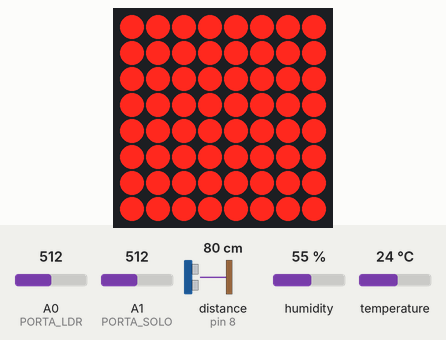
Recording of a sketch running on a simulated Arduino Uno, built with avr-gcc and run on an emulated ATmega328P. On the bench: 8×8 LED matrix. Wiring (inferred from the names in the program): ultrasonic range finder: trigger pin 9; echo pin 8. Inputs (shaded band) come from the test bench; at power-on: distance to the obstacle (sensor on pin 8) 80 cm, A0 (PORTA_LDR) = 512, A1 (PORTA_SOLO) = 512, humidity 55 %, temperature 24 °C. The echo pulse lasts 58.3 µs per cm; what the sketch prints to the serial monitor is not drawn.

Above: at 0.6 s.
At 2.9 s:
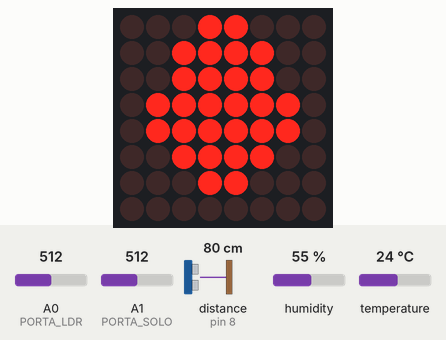
3.0 s: distance to the obstacle (sensor on pin 8) set to 23 cm
4.6 s: distance to the obstacle (sensor on pin 8) set to 19 cm
At 6.1 s:
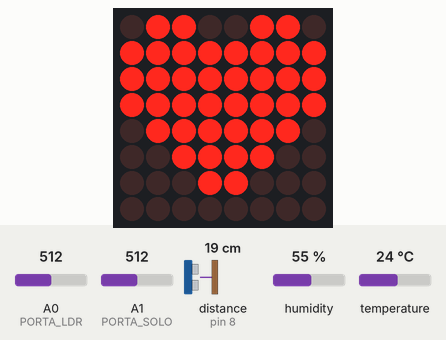
6.5 s: distance to the obstacle (sensor on pin 8) set to 35 cm
At 7.1 s:
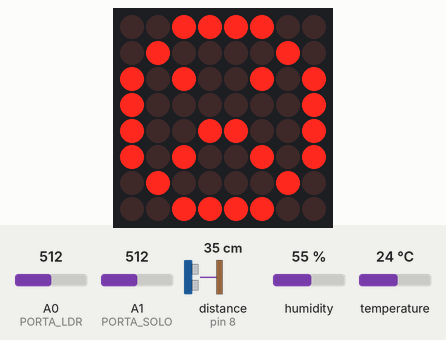
10.0 s: distance to the obstacle (sensor on pin 8) set to 2 cm
At 11.8 s:
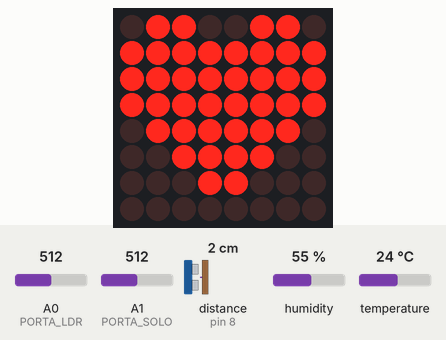
Timing chart, 0 to 13.0 s (numbered marks = the images above; inputs shaded):
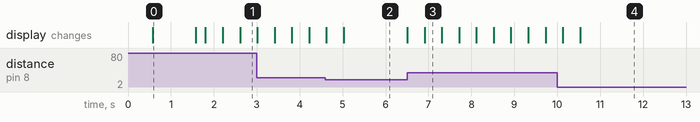

The sketch:

FalaMangue_pinos_antigos.ino
```cpp
/*
  - FalaMangue!
  Projeto: Planta/instalação interativa que reage ao ambiente (luminosidade,
  umidade do solo, temperatura, umidade do ar e proximidade) mostrando
  "expressões" em uma matriz de LED 8x8 (MAX7219).
*/
#include <DHT.h>
#include <LedControl.h>

// DEFINIÇÕES DE PINOS
#define PORTA_LDR   A0   // Pino analógico do sensor de luminosidade (LDR)
#define PORTA_SOLO  A1   // Pino analógico do sensor de umidade do solo
#define PINO_DHT    2    // Pino digital de dados do sensor DHT11
#define DHT_TIPO    DHT11

#define PINO_TRIG   9    // Pino de trigger do sensor ultrassônico HC-SR04
#define PINO_ECHO   8    // Pino de echo do sensor ultrassônico HC-SR04

#define PINO_DIN    12   // Pino DIN da matriz de LED (MAX7219)
#define PINO_CLK    10   // Pino CLK da matriz de LED (MAX7219)
#define PINO_CS     11   // Pino CS/LOAD da matriz de LED (MAX7219)

// OBJETOS DE HARDWARE
DHT dht(PINO_DHT, DHT_TIPO);                 // Objeto do sensor DHT11
LedControl matriz(PINO_DIN, PINO_CLK, PINO_CS, 1); // 1 = apenas 1 módulo MAX7219

// VARIÁVEIS DE CONTROLE DE TEMPO
unsigned long anterior = 0;              // Guarda o millis() da última leitura ambiental
const unsigned long intervalo = 30000;   // Intervalo entre leituras ambientais (30s)

// VARIÁVEIS GLOBAIS DE LEITURA
int   leituraLuz;      // Valor bruto do LDR (0-1023)
int   leituraSolo;     // Valor bruto do sensor de solo (0-1023)
int   umidadeSolo;     // Umidade do solo convertida em % (0-100)
float temperatura;     // Temperatura em °C (DHT11)
float umidadeAr;       // Umidade relativa do ar em % (DHT11)
float distancia;       // Distância medida pelo sensor ultrassônico (cm)

// BITMAPS DAS EXPRESSÕES (8 linhas de 8 bits cada, exibidas na matriz de LED)
byte feliz[8]    = {B00111100,B01000010,B10100101,B10000001,B10100101,B10011001,B01000010,B00111100};
byte triste[8]   = {B00111100,B01000010,B10100101,B10000001,B10011001,B10100101,B01000010,B00111100};
byte dormindo[8] = {B00111100,B01000010,B10011001,B10000001,B10000001,B10111101,B01000010,B00111100};
byte gota[8]     = {B00011000,B00111100,B00111100,B01111110,B01111110,B00111100,B00011000,B00000000};
byte coracao[8]  = {B01100110,B11111111,B11111111,B11111111,B01111110,B00111100,B00011000,B00000000};
byte sol[8]      = {B10000001,B01000010,B00100100,B00011000,B00100100,B01000010,B10000001,B00011000};


// FUNÇÕES DE EXIBIÇÃO NA MATRIZ DE LED
/*
  mostrar()
  Envia um bitmap de 8 bytes para a matriz de LED, linha por linha.
  Parâmetro:
    d[] -> vetor de 8 bytes, cada byte representa uma linha da matriz (8 pixels).
  Retorno: nenhum (void).
*/
void mostrar(byte d[]) {
  for (int i = 0; i < 8; i++) {
    matriz.setRow(0, i, d[i]);
  }
}
/*
  animacaoFeliz()
  Alterna entre a expressão "feliz" e "coração" para simular uma animação
  de contentamento. Usada quando todas as condições ambientais estão boas.
*/
void animacaoFeliz() {
  mostrar(feliz);
  delay(600);
  mostrar(coracao);
  delay(400);
  mostrar(feliz);
}
/*
  animacaoSede()
  --------------
  Alterna entre a expressão "gota" e "triste" para indicar que o solo está
  com pouca umidade (a planta está "com sede").
*/
void animacaoSede() {
  mostrar(gota);
  delay(400);
  mostrar(triste);
  delay(400);
}
// FUNÇÕES DE LEITURA DE SENSORES
/*
  lerLuminosidade()
  Lê o valor bruto (0-1023) do sensor LDR e armazena em leituraLuz.
  Não há como detectar falha de hardware apenas com analogRead(), pois ele
  sempre devolve um número. A verificação de mau funcionamento deste sensor
  é feita pela função de diagnóstico testarLDR(), executada no setup().
*/
void lerLuminosidade() {
  leituraLuz = analogRead(PORTA_LDR);
}

/*
  lerUmidadeSolo()
  Lê o valor bruto do sensor de umidade do solo e converte para uma escala
  percentual (0-100%), usando map() e limitando o resultado com constrain().
  Assim como o LDR, não há detecção automática de falha durante a operação
  normal; isso é feito no diagnóstico inicial (testarSoloSensor()).
*/
void lerUmidadeSolo() {
  leituraSolo = analogRead(PORTA_SOLO);
  umidadeSolo = constrain(map(leituraSolo, 1023, 300, 0, 100), 0, 100);
}

/*
  lerTemperaturaUmidade()
  Lê temperatura e umidade do ar do sensor DHT11.
  Caso a leitura falhe (o DHT retorna NaN quando não consegue ler), um aviso
  é impresso no Serial e os valores antigos (temperatura/umidadeAr) são
  mantidos, evitando que um dado inválido "contamine" o restante do código.
*/
void lerTemperaturaUmidade() {
  float t = dht.readTemperature();
  float h = dht.readHumidity();

  if (isnan(t) || isnan(h)) {
    Serial.println("[AVISO] Falha na leitura do sensor DHT11 (temperatura/umidade do ar). Verifique conexao e fiacao.");
    // Mantém os últimos valores válidos (temperatura e umidadeAr não são sobrescritos)
  } else {
    temperatura = t;
    umidadeAr = h;
  }
}

/*
  lerSensoresReacao()
  Dispara um pulso ultrassônico no HC-SR04 e mede o tempo de retorno (echo)
  para calcular a distância em centímetros.
  Se o pulseIn() não detectar retorno dentro do timeout (30ms), ele retorna
  0. Nesse caso, a função registra um aviso e marca distancia = -1 para
  sinalizar leitura inválida (o restante do código já ignora valores <= 0).
*/
void lerSensoresReacao() {
  digitalWrite(PINO_TRIG, LOW);
  delayMicroseconds(2);
  digitalWrite(PINO_TRIG, HIGH);
  delayMicroseconds(10);
  digitalWrite(PINO_TRIG, LOW);

  long dur = pulseIn(PINO_ECHO, HIGH, 30000);

  if (dur == 0) {
    Serial.println("[AVISO] Sensor ultrassonico (HC-SR04) sem retorno de eco. Verifique conexao ou objeto fora de alcance.");
    distancia = -1;
  } else {
    distancia = dur * 0.0343 / 2.0;
  }
}

/*
  mostrarLeituras()
  Imprime no Monitor Serial um resumo formatado de todas as leituras
  ambientais mais recentes (luminosidade, umidade do solo, temperatura e
  umidade do ar).
*/
void mostrarLeituras() {
  Serial.println("\n----- LEITURA -----");
  Serial.print("Luminosidade: "); Serial.println(leituraLuz);
  Serial.print("Umidade Solo: "); Serial.print(umidadeSolo); Serial.println("%");
  Serial.print("Temperatura: ");  Serial.print(temperatura); Serial.println(" C");
  Serial.print("Umidade Ar: ");   Serial.print(umidadeAr);   Serial.println("%");
}

// FUNÇÃO DE DECISÃO / REAÇÃO
/*
  reagirLocalmente()
  Decide qual expressão exibir na matriz de LED com base nas leituras atuais,
  seguindo uma ordem de prioridade:
    1) Alguém/algo próximo (distancia entre 0 e 20cm)  -> coração
    2) Solo seco (umidadeSolo < 30%)                    -> animação de sede
    3) Calor extremo (temperatura >= 35°C)               -> sol
    4) Pouca luz (leituraLuz < 300)                      -> dormindo
    5) Umidade do ar muito alta (> 90%)                  -> coração
    6) Caso nenhuma condição especial se aplique          -> animação feliz
*/
void reagirLocalmente() {
  if (distancia > 0 && distancia <= 20) { mostrar(coracao); return; }
  if (umidadeSolo < 30)                 { animacaoSede();  return; }
  if (temperatura >= 35)                { mostrar(sol);    return; }
  if (leituraLuz < 300)                 { mostrar(dormindo); return; }
  if (umidadeAr > 90)                   { mostrar(coracao); return; }
  animacaoFeliz();
}

/*
  lerSensoresAmbientais()
  Função "agendadora": só executa as leituras ambientais (luz, solo, DHT,
  distância), a exibição no Serial e a reação visual quando já se passou o
  "intervalo" (30 segundos) desde a última execução. Usa millis() para não
  travar o loop() com delay().
*/
void lerSensoresAmbientais() {
  if (millis() - anterior >= intervalo) {
    anterior = millis();
    lerLuminosidade();
    lerUmidadeSolo();
    lerTemperaturaUmidade();
    // lerSensoresReacao();
    // mostrarLeituras();
    // reagirLocalmente();
  }
}

// FUNÇÕES RESERVADAS PARA COMUNICAÇÃO FUTURA (ainda vazias no projeto original)

/*
  receberDadosExternos()
  Reservada para receber dados de uma fonte externa (ex.: rede, outro
  dispositivo, servidor). Ainda não implementada.
*/
void receberDadosExternos() {}

/*
  reagirRemotamente()
  Reservada para reagir a comandos/dados vindos de fora (ex.: acionar uma
  expressão específica remotamente). Ainda não implementada.
*/
void reagirRemotamente() {}

/*
  enviarDados()
  Reservada para enviar as leituras coletadas para um destino externo
  (ex.: servidor, aplicativo, dashboard). Ainda não implementada.
*/
void enviarDados() {}


/*
   /* FUNÇÕES DE TESTE / AUTODIAGNÓSTICO
   Cada função abaixo testa um componente específico e imprime no Serial se
   ele está "OK" ou em "FALHA", junto com uma explicação do problema quando
   aplicável. Essas funções são chamadas uma única vez, dentro de
   rodarAutoDiagnostico(), que é executada no início do setup(). */

/*
  testarLDR()
  Testa o sensor de luminosidade (LDR).
  Como analogRead() sempre retorna um valor (não existe "erro" de leitura),
  o teste verifica se as leituras estão persistentemente presas em um dos
  extremos (0 ou 1023) em 3 amostras seguidas, o que costuma indicar fiação
  solta, curto-circuito ou sensor desconectado.
  Retorno: true se o sensor parece OK, false se parece haver falha.
*/
bool testarLDR() {
  bool suspeito = true;
  int amostras[3];

  for (int i = 0; i < 3; i++) {
    amostras[i] = analogRead(PORTA_LDR);
    delay(50);
    if (amostras[i] != 0 && amostras[i] != 1023) {
      suspeito = false;
    }
  }

  if (suspeito) {
    Serial.println("[FALHA] LDR (luminosidade): leituras presas em 0 ou 1023. Verifique a fiacao do sensor em A0.");
    return false;
  }

  Serial.print("[OK] LDR (luminosidade) respondendo normalmente. Ultima leitura: ");
  Serial.println(amostras[2]);
  return true;
}

/*
  testarSoloSensor()
  Testa o sensor de umidade do solo com a mesma lógica do testarLDR():
  verifica se as leituras estão presas nos extremos (0 ou 1023).
  Retorno: true se o sensor parece OK, false se parece haver falha.
*/
bool testarSoloSensor() {
  bool suspeito = true;
  int amostras[3];

  for (int i = 0; i < 3; i++) {
    amostras[i] = analogRead(PORTA_SOLO);
    delay(50);
    if (amostras[i] != 0 && amostras[i] != 1023) {
      suspeito = false;
    }
  }

  if (suspeito) {
    Serial.println("[FALHA] Sensor de umidade do solo: leituras presas em 0 ou 1023. Verifique a fiacao do sensor em A1.");
    return false;
  }

  Serial.print("[OK] Sensor de umidade do solo respondendo normalmente. Ultima leitura bruta: ");
  Serial.println(amostras[2]);
  return true;
}

/*
  testarDHT()
  Testa o sensor DHT11 fazendo uma leitura de temperatura e umidade.
  Se qualquer uma das duas vier como NaN (Not a Number), o sensor não
  respondeu corretamente (fiação, alimentação ou o sensor precisa de mais
  tempo entre leituras, o DHT11 é lento).
  Retorno: true se OK, false se falhou.
*/
bool testarDHT() {
  float t = dht.readTemperature();
  float h = dht.readHumidity();

  if (isnan(t) || isnan(h)) {
    Serial.println("[FALHA] Sensor DHT11 nao respondeu. Verifique alimentacao e o pino de dados (pino 2).");
    return false;
  }

  Serial.print("[OK] DHT11 respondendo normalmente. Temp: ");
  Serial.print(t);
  Serial.print(" C | Umidade: ");
  Serial.print(h);
  Serial.println("%");
  return true;
}

/*
  testarUltrassonico()
  Testa o sensor ultrassônico HC-SR04 disparando um pulso e aguardando o
  eco. Se pulseIn() retornar 0 (timeout de 30ms sem eco), consideramos falha
  -- pode ser sensor desconectado, mal alimentado, ou nenhum obstáculo
  dentro do alcance máximo no momento do teste (por isso vale reposicionar
  algo na frente do sensor ao testar).
  Retorno: true se OK, false se falhou.
*/
bool testarUltrassonico() {
  digitalWrite(PINO_TRIG, LOW);
  delayMicroseconds(2);
  digitalWrite(PINO_TRIG, HIGH);
  delayMicroseconds(10);
  digitalWrite(PINO_TRIG, LOW);

  long dur = pulseIn(PINO_ECHO, HIGH, 30000);

  if (dur == 0) {
    Serial.println("[FALHA] Sensor ultrassonico (HC-SR04) sem eco. Verifique fiacao (TRIG=9, ECHO=8) ou aproxime um objeto na frente do sensor.");
    return false;
  }

  float dist = dur * 0.0343 / 2.0;
  Serial.print("[OK] HC-SR04 respondendo normalmente. Distancia medida: ");
  Serial.print(dist);
  Serial.println(" cm");
  return true;
}

/*
  testarMatrizLed()
  Testa a matriz de LED 8x8 (MAX7219) acendendo todos os LEDs por um
  instante e depois apagando.
  IMPORTANTE: a biblioteca LedControl não retorna nenhum código de erro,
  ou seja, não é possível detectar falha por software aqui -- este teste
  serve apenas para CONFIRMAÇÃO VISUAL. Se a matriz não acender neste
  teste, o problema está na fiação (DIN=12, CLK=10, CS=11) ou na
  alimentação do módulo.
  Retorno: sempre true (o teste em si não falha, é apenas informativo).
*/
bool testarMatrizLed() {
  Serial.println("[TESTE] Acendendo todos os LEDs da matriz por 1 segundo... Confira visualmente se todos acenderam.");

  for (int linha = 0; linha < 8; linha++) {
    matriz.setRow(0, linha, B11111111);
  }
  delay(1000);
  matriz.clearDisplay(0);

  Serial.println("[INFO] Nao e possivel confirmar o funcionamento da matriz por software (a biblioteca LedControl nao retorna erros). Confirme visualmente.");
  return true;
}

/*
  rodarAutoDiagnostico()
  Executa o teste de cada componente do sistema, em sequência, e imprime um
  resumo final indicando quantos testes passaram e quais falharam.
  Chamada uma única vez, no início do setup().
*/
void rodarAutoDiagnostico() {
  Serial.println("        INICIANDO AUTODIAGNOSTICO DO SISTEMA         ");

  bool okLDR   = testarLDR();
  bool okSolo  = testarSoloSensor();
  bool okDHT   = testarDHT();
  bool okUltra = testarUltrassonico();
  bool okMatriz = testarMatrizLed();

  int totalOk = okLDR + okSolo + okDHT + okUltra + okMatriz;

  Serial.println("-----------------------------------------------------");
  Serial.print("Resumo: ");
  Serial.print(totalOk);
  Serial.println("/5 componentes OK.");

  if (totalOk < 5) {
    Serial.println("[ATENCAO] Um ou mais componentes apresentaram falha. Revise as mensagens [FALHA] acima antes de prosseguir.");
  } else {
    Serial.println("Todos os componentes testados responderam corretamente.");
  }
}

// SETUP E LOOP PRINCIPAL
/*
  setup()
  Executado uma única vez ao ligar/resetar o Arduino.
  1) Inicializa a comunicação Serial (9600 bps).
  2) Inicializa o sensor DHT11.
  3) Configura os pinos do sensor ultrassônico.
  4) Configura a matriz de LED (liga o driver, define brilho e limpa a tela).
  5) Roda o autodiagnóstico de todos os componentes.
*/
void setup() {
  Serial.begin(9600);
  dht.begin();

  pinMode(PINO_TRIG, OUTPUT);
  pinMode(PINO_ECHO, INPUT);

  matriz.shutdown(0, false);   // Tira o driver MAX7219 do modo de economia de energia
  matriz.setIntensity(0, 8);   // Define o brilho da matriz (0 a 15)
  matriz.clearDisplay(0);      // Limpa qualquer conteúdo residual na matriz

  rodarAutoDiagnostico();      // Testa todos os sensores/atuadores e avisa se algo falhar
}

/*
  loop()
  Executado repetidamente enquanto o Arduino estiver ligado.
  1) Atualiza os sensores ambientais a cada 30 segundos (lerSensoresAmbientais).
  2) Atualiza continuamente o sensor de distância (reação mais rápida a
     presença de algo próximo).
  3) Escolhe e exibe a expressão correspondente na matriz de LED.
  4) Chama as funções reservadas para comunicação externa futura.
*/
void loop() {
  // Atualiza os sensores ambientais a cada 30 segundos
  lerSensoresAmbientais();
  // Atualiza continuamente o sensor de distância
  lerSensoresReacao();
  // Escolhe a expressão da planta
  reagirLocalmente();
  // Reservado para comunicação futura
  receberDadosExternos();
  reagirRemotamente();
  enviarDados();
}
```

Measured:
- the behaviour switches between 21 and 20 cm on distance to the obstacle (sensor on pin 8) (found by bisection; images 1 and 2)
- after the input at 4.6 s, the display: first differs from a run without the input after 0.42 s (image 2)
- after the input at 6.5 s, the display: first changes at once (image 3 shows a later state)
- after the input at 10.0 s, the display: first differs from a run without the input after 0.53 s (image 4)
- what the display in image 0 shows lasts 1.0 s, from 0.6 s to 1.6 s
- what the display in image 3 shows lasts 0.4 s, from 6.9 s to 7.3 s
